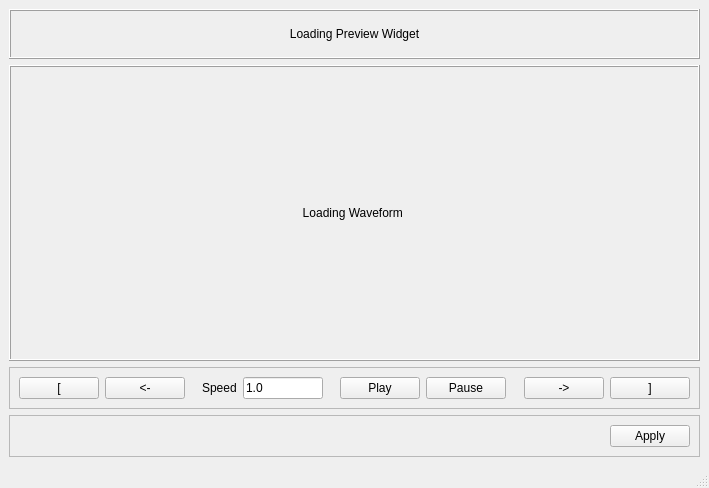
<?xml version="1.0" encoding="UTF-8"?>
<ui version="4.0">
 <class>AudioTrimMainWindow_UI</class>
 <widget class="QMainWindow" name="AudioTrimMainWindow_UI">
  <property name="geometry">
   <rect>
    <x>0</x>
    <y>0</y>
    <width>709</width>
    <height>488</height>
   </rect>
  </property>
  <property name="windowTitle">
   <string>Trim</string>
  </property>
  <widget class="QWidget" name="centralwidget">
   <layout class="QVBoxLayout" name="verticalLayout_4">
    <item>
     <widget class="QFrame" name="preview_frame">
      <property name="sizePolicy">
       <sizepolicy hsizetype="Preferred" vsizetype="Maximum">
        <horstretch>0</horstretch>
        <verstretch>0</verstretch>
       </sizepolicy>
      </property>
      <property name="minimumSize">
       <size>
        <width>0</width>
        <height>0</height>
       </size>
      </property>
      <property name="maximumSize">
       <size>
        <width>16777215</width>
        <height>50</height>
       </size>
      </property>
      <property name="frameShape">
       <enum>QFrame::Box</enum>
      </property>
      <property name="frameShadow">
       <enum>QFrame::Raised</enum>
      </property>
      <layout class="QVBoxLayout" name="verticalLayout_2">
       <item>
        <widget class="QLabel" name="label">
         <property name="text">
          <string>Loading Preview Widget</string>
         </property>
         <property name="alignment">
          <set>Qt::AlignCenter</set>
         </property>
        </widget>
       </item>
      </layout>
     </widget>
    </item>
    <item>
     <widget class="QFrame" name="waveform_frame">
      <property name="sizePolicy">
       <sizepolicy hsizetype="Preferred" vsizetype="Minimum">
        <horstretch>0</horstretch>
        <verstretch>0</verstretch>
       </sizepolicy>
      </property>
      <property name="frameShape">
       <enum>QFrame::Box</enum>
      </property>
      <property name="frameShadow">
       <enum>QFrame::Raised</enum>
      </property>
      <layout class="QVBoxLayout" name="verticalLayout_3">
       <item>
        <widget class="QLabel" name="label_2">
         <property name="text">
          <string>Loading Waveform </string>
         </property>
         <property name="alignment">
          <set>Qt::AlignCenter</set>
         </property>
        </widget>
       </item>
      </layout>
     </widget>
    </item>
    <item>
     <widget class="QFrame" name="play_controls_frame">
      <property name="sizePolicy">
       <sizepolicy hsizetype="Preferred" vsizetype="Maximum">
        <horstretch>0</horstretch>
        <verstretch>0</verstretch>
       </sizepolicy>
      </property>
      <property name="frameShape">
       <enum>QFrame::StyledPanel</enum>
      </property>
      <property name="frameShadow">
       <enum>QFrame::Raised</enum>
      </property>
      <layout class="QHBoxLayout" name="horizontalLayout">
       <item>
        <widget class="QPushButton" name="pushButton_4">
         <property name="text">
          <string>[</string>
         </property>
        </widget>
       </item>
       <item>
        <widget class="QPushButton" name="pushButton_5">
         <property name="text">
          <string>&lt;-</string>
         </property>
        </widget>
       </item>
       <item>
        <spacer name="horizontalSpacer">
         <property name="orientation">
          <enum>Qt::Horizontal</enum>
         </property>
         <property name="sizeHint" stdset="0">
          <size>
           <width>40</width>
           <height>20</height>
          </size>
         </property>
        </spacer>
       </item>
       <item>
        <widget class="QLabel" name="label_3">
         <property name="text">
          <string>Speed</string>
         </property>
        </widget>
       </item>
       <item>
        <widget class="QLineEdit" name="lineEdit">
         <property name="sizePolicy">
          <sizepolicy hsizetype="Preferred" vsizetype="Preferred">
           <horstretch>0</horstretch>
           <verstretch>0</verstretch>
          </sizepolicy>
         </property>
         <property name="minimumSize">
          <size>
           <width>0</width>
           <height>0</height>
          </size>
         </property>
         <property name="text">
          <string>1.0</string>
         </property>
         <property name="maxLength">
          <number>4</number>
         </property>
        </widget>
       </item>
       <item>
        <spacer name="horizontalSpacer_2">
         <property name="orientation">
          <enum>Qt::Horizontal</enum>
         </property>
         <property name="sizeHint" stdset="0">
          <size>
           <width>40</width>
           <height>20</height>
          </size>
         </property>
        </spacer>
       </item>
       <item>
        <widget class="QPushButton" name="pushButton">
         <property name="text">
          <string>Play</string>
         </property>
        </widget>
       </item>
       <item>
        <widget class="QPushButton" name="pushButton_2">
         <property name="text">
          <string>Pause</string>
         </property>
        </widget>
       </item>
       <item>
        <spacer name="horizontalSpacer_3">
         <property name="orientation">
          <enum>Qt::Horizontal</enum>
         </property>
         <property name="sizeHint" stdset="0">
          <size>
           <width>40</width>
           <height>20</height>
          </size>
         </property>
        </spacer>
       </item>
       <item>
        <widget class="QPushButton" name="pushButton_6">
         <property name="text">
          <string>-&gt;</string>
         </property>
        </widget>
       </item>
       <item>
        <widget class="QPushButton" name="pushButton_3">
         <property name="text">
          <string>]</string>
         </property>
        </widget>
       </item>
      </layout>
     </widget>
    </item>
    <item>
     <widget class="QFrame" name="frame">
      <property name="sizePolicy">
       <sizepolicy hsizetype="Preferred" vsizetype="Maximum">
        <horstretch>0</horstretch>
        <verstretch>0</verstretch>
       </sizepolicy>
      </property>
      <property name="frameShape">
       <enum>QFrame::StyledPanel</enum>
      </property>
      <property name="frameShadow">
       <enum>QFrame::Raised</enum>
      </property>
      <layout class="QVBoxLayout" name="verticalLayout">
       <item>
        <layout class="QHBoxLayout" name="horizontalLayout_2">
         <item>
          <spacer name="horizontalSpacer_4">
           <property name="orientation">
            <enum>Qt::Horizontal</enum>
           </property>
           <property name="sizeHint" stdset="0">
            <size>
             <width>40</width>
             <height>20</height>
            </size>
           </property>
          </spacer>
         </item>
         <item>
          <widget class="QPushButton" name="pushButton_7">
           <property name="text">
            <string>Apply</string>
           </property>
          </widget>
         </item>
        </layout>
       </item>
      </layout>
     </widget>
    </item>
   </layout>
  </widget>
  <widget class="QMenuBar" name="menubar">
   <property name="geometry">
    <rect>
     <x>0</x>
     <y>0</y>
     <width>709</width>
     <height>21</height>
    </rect>
   </property>
  </widget>
  <widget class="QStatusBar" name="statusbar"/>
 </widget>
 <resources/>
 <connections/>
</ui>
